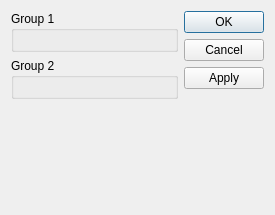
<?xml version="1.0" encoding="UTF-8"?>
<ui version="4.0">
 <class>DialogMyGrabber</class>
 <widget class="QDialog" name="DialogMyGrabber">
  <property name="geometry">
   <rect>
    <x>0</x>
    <y>0</y>
    <width>275</width>
    <height>215</height>
   </rect>
  </property>
  <property name="windowTitle">
   <string>Dialog</string>
  </property>
  <layout class="QHBoxLayout" name="horizontalLayout_2">
   <item>
    <layout class="QVBoxLayout" name="verticalLayout">
     <item>
      <widget class="QGroupBox" name="group1">
       <property name="title">
        <string>Group 1</string>
       </property>
       <layout class="QHBoxLayout" name="horizontalLayout"/>
      </widget>
     </item>
     <item>
      <widget class="QGroupBox" name="group2">
       <property name="title">
        <string>Group 2</string>
       </property>
       <layout class="QGridLayout" name="gridLayout"/>
      </widget>
     </item>
     <item>
      <spacer name="verticalSpacer">
       <property name="orientation">
        <enum>Qt::Vertical</enum>
       </property>
       <property name="sizeHint" stdset="0">
        <size>
         <width>20</width>
         <height>40</height>
        </size>
       </property>
      </spacer>
     </item>
    </layout>
   </item>
   <item>
    <widget class="QDialogButtonBox" name="buttonBox">
     <property name="locale">
      <locale language="German" country="Germany"/>
     </property>
     <property name="orientation">
      <enum>Qt::Vertical</enum>
     </property>
     <property name="standardButtons">
      <set>QDialogButtonBox::Apply|QDialogButtonBox::Cancel|QDialogButtonBox::Ok</set>
     </property>
    </widget>
   </item>
  </layout>
 </widget>
 <resources/>
 <connections/>
</ui>
